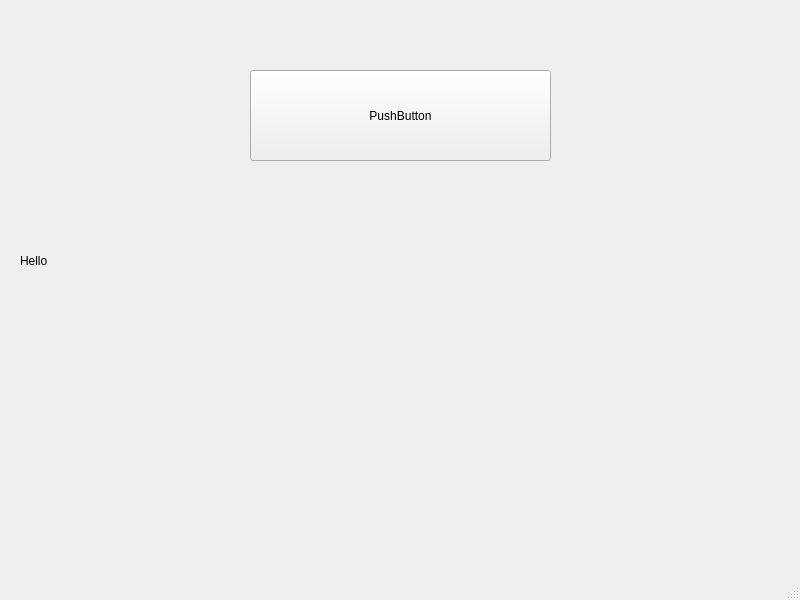
<?xml version="1.0" encoding="UTF-8"?>
<ui version="4.0">
 <class>MainWindow</class>
 <widget class="QMainWindow" name="MainWindow">
  <property name="geometry">
   <rect>
    <x>0</x>
    <y>0</y>
    <width>800</width>
    <height>600</height>
   </rect>
  </property>
  <property name="windowTitle">
   <string>MainWindow</string>
  </property>
  <widget class="QWidget" name="centralwidget">
   <widget class="QPushButton" name="pushButton">
    <property name="geometry">
     <rect>
      <x>250</x>
      <y>70</y>
      <width>301</width>
      <height>91</height>
     </rect>
    </property>
    <property name="text">
     <string>PushButton</string>
    </property>
   </widget>
   <widget class="QLabel" name="label">
    <property name="geometry">
     <rect>
      <x>20</x>
      <y>240</y>
      <width>761</width>
      <height>41</height>
     </rect>
    </property>
    <property name="text">
     <string>Hello</string>
    </property>
   </widget>
  </widget>
  <widget class="QMenuBar" name="menubar">
   <property name="geometry">
    <rect>
     <x>0</x>
     <y>0</y>
     <width>800</width>
     <height>33</height>
    </rect>
   </property>
  </widget>
  <widget class="QStatusBar" name="statusbar"/>
 </widget>
 <resources/>
 <connections/>
</ui>
